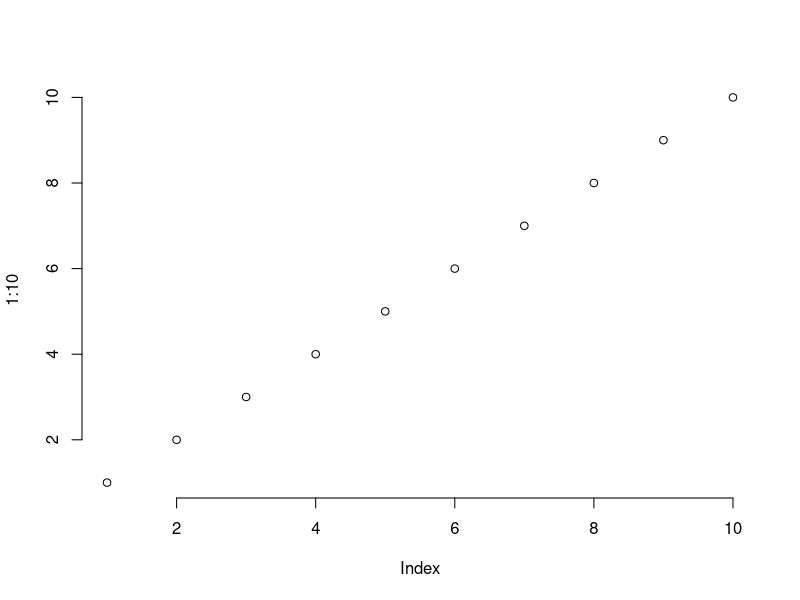

The R script that drew this image:
## ---- chunk 1
## Set default options for the knitr RMD processing
knitr::opts_chunk$set(echo=FALSE,warning=FALSE,message=FALSE,fig.width=5,fig.height=5,cache=FALSE,autodep=TRUE, results="hide")
## ---- chunk 2

## ---- chunk 3
plot(1:10, bty="n")
